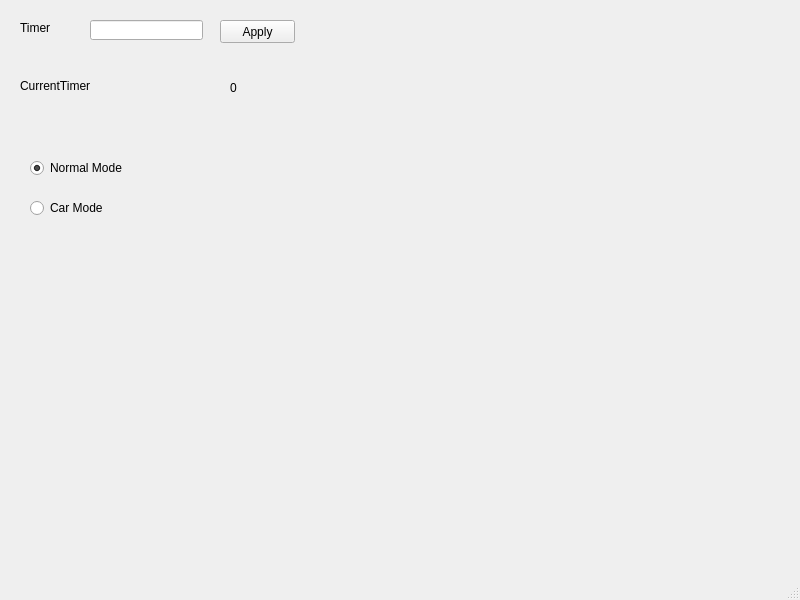
<?xml version="1.0" encoding="UTF-8"?>
<ui version="4.0">
 <class>MainWindow</class>
 <widget class="QMainWindow" name="MainWindow">
  <property name="geometry">
   <rect>
    <x>0</x>
    <y>0</y>
    <width>800</width>
    <height>600</height>
   </rect>
  </property>
  <property name="windowTitle">
   <string>MainWindow</string>
  </property>
  <widget class="QWidget" name="centralwidget">
   <widget class="QLabel" name="WinTimerLabel">
    <property name="geometry">
     <rect>
      <x>20</x>
      <y>20</y>
      <width>41</width>
      <height>16</height>
     </rect>
    </property>
    <property name="text">
     <string>Timer</string>
    </property>
   </widget>
   <widget class="QPushButton" name="WinApplyBtn">
    <property name="geometry">
     <rect>
      <x>220</x>
      <y>20</y>
      <width>75</width>
      <height>23</height>
     </rect>
    </property>
    <property name="text">
     <string>Apply</string>
    </property>
   </widget>
   <widget class="QLabel" name="WinCurrentTimeLabel">
    <property name="geometry">
     <rect>
      <x>20</x>
      <y>70</y>
      <width>151</width>
      <height>31</height>
     </rect>
    </property>
    <property name="text">
     <string>CurrentTimer</string>
    </property>
   </widget>
   <widget class="QLabel" name="WincTimerValue">
    <property name="geometry">
     <rect>
      <x>230</x>
      <y>80</y>
      <width>54</width>
      <height>16</height>
     </rect>
    </property>
    <property name="text">
     <string>0</string>
    </property>
   </widget>
   <widget class="QLineEdit" name="WinTimerTxt">
    <property name="geometry">
     <rect>
      <x>90</x>
      <y>20</y>
      <width>113</width>
      <height>20</height>
     </rect>
    </property>
   </widget>
   <widget class="QRadioButton" name="WinNormalModeBtn">
    <property name="geometry">
     <rect>
      <x>30</x>
      <y>160</y>
      <width>121</width>
      <height>16</height>
     </rect>
    </property>
    <property name="text">
     <string>Normal Mode</string>
    </property>
    <property name="checked">
     <bool>true</bool>
    </property>
   </widget>
   <widget class="QRadioButton" name="WinCarModeBtn">
    <property name="geometry">
     <rect>
      <x>30</x>
      <y>200</y>
      <width>90</width>
      <height>16</height>
     </rect>
    </property>
    <property name="text">
     <string>Car Mode</string>
    </property>
   </widget>
  </widget>
  <widget class="QMenuBar" name="menubar">
   <property name="geometry">
    <rect>
     <x>0</x>
     <y>0</y>
     <width>800</width>
     <height>21</height>
    </rect>
   </property>
  </widget>
  <widget class="QStatusBar" name="statusbar"/>
 </widget>
 <resources/>
 <connections/>
</ui>
